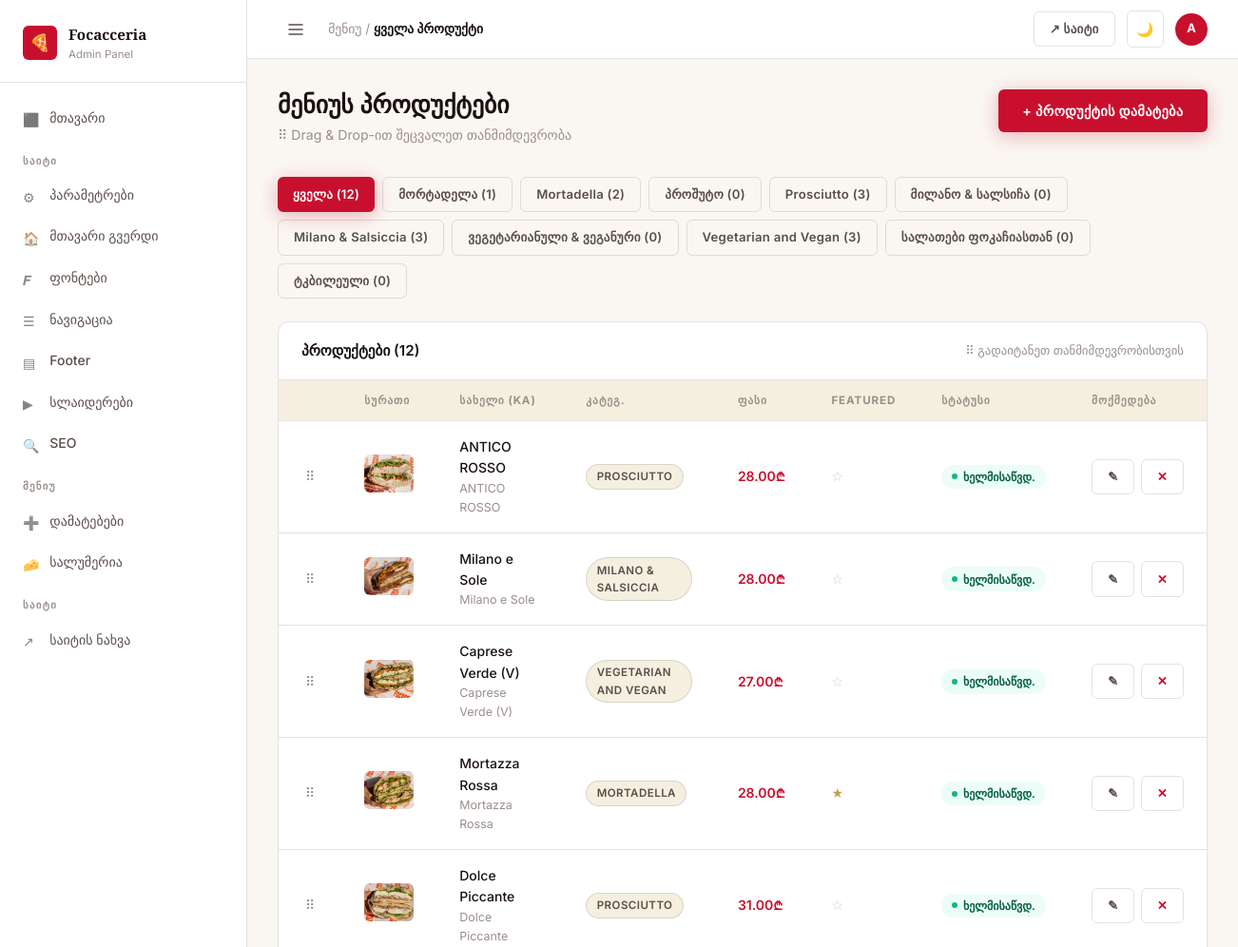
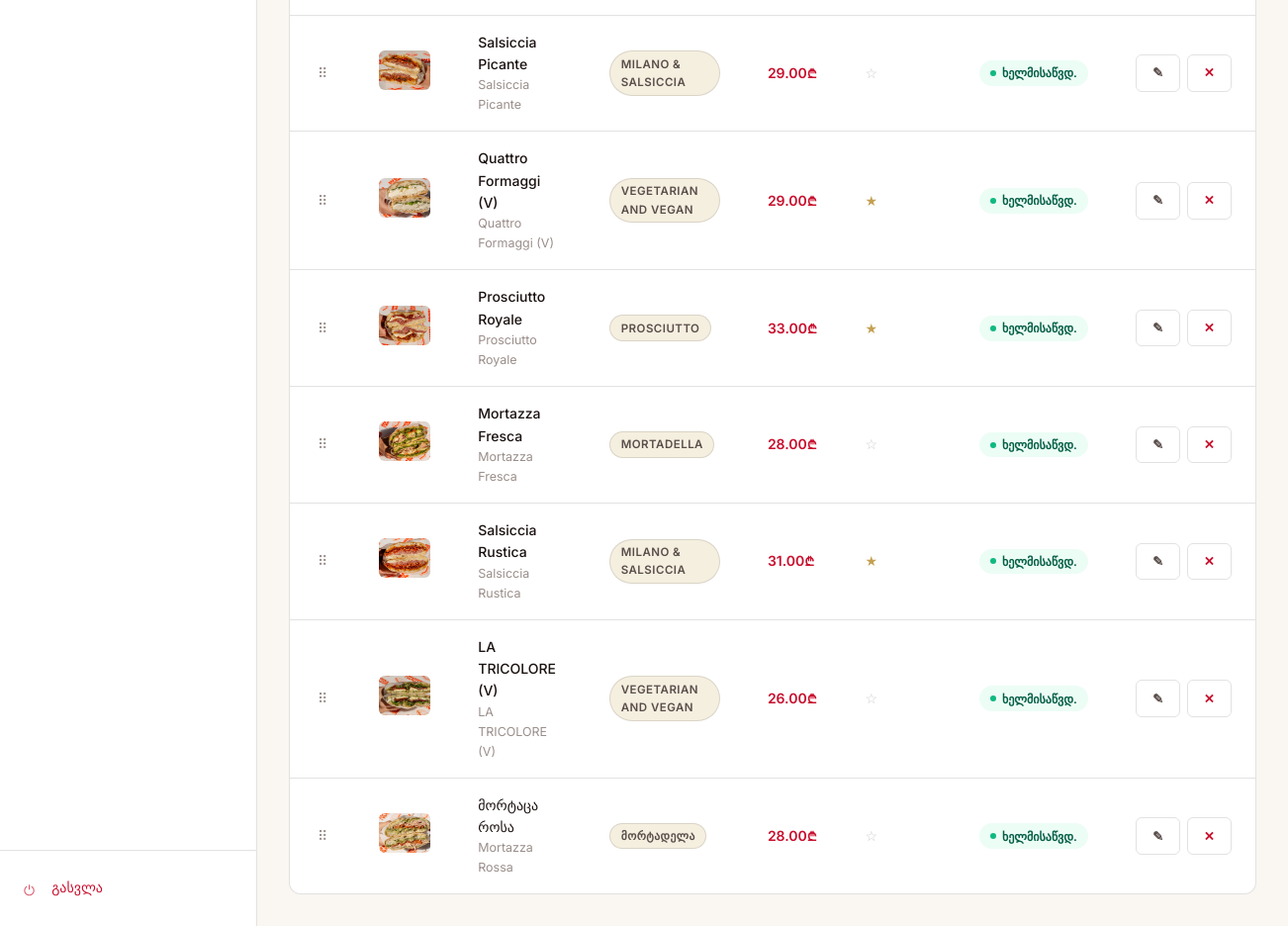
Screenshot of /dashboard/menu/items/ (signed in) with the database file from the repository (2 pictures, top to bottom).
### menu/models.py (models this page shows, shortened)
class MenuCategory(models.Model):
    PAGE_CHOICES = [
        ('menu', 'Menu'),
        ('salumeria', 'Salumeria'),
    ]
    name_ka = models.CharField(max_length=100)
    name_en = models.CharField(max_length=100)
    slug = models.SlugField(unique=True)
    description_ka = models.TextField(blank=True)
    description_en = models.TextField(blank=True)
    page = models.CharField(max_length=20, choices=PAGE_CHOICES, default='menu')
    order = models.PositiveIntegerField(default=0)
    is_active = models.BooleanField(default=True)
    class Meta:
        ordering = ['order']
        verbose_name_plural = 'Menu Categories'

class MenuItem(models.Model):
    UNIT_CHOICES = [
        ('', 'ერთეული'),
        ('100g', '100 გრ'),
        ('portion', 'პორცია'),
    ]
    category = models.ForeignKey(MenuCategory, on_delete=models.CASCADE, related_name='items')
    name_ka = models.CharField(max_length=200)
    name_en = models.CharField(max_length=200)
    description_ka = models.TextField(blank=True)
    description_en = models.TextField(blank=True)
    price = models.DecimalField(max_digits=8, decimal_places=2)
    price_unit = models.CharField(max_length=20, choices=UNIT_CHOICES, blank=True)
    image = models.ImageField(upload_to='menu/', blank=True, null=True)
    order = models.PositiveIntegerField(default=0)
    is_available = models.BooleanField(default=True)
    is_featured = models.BooleanField(default=False)
    tags = models.CharField(max_length=200, blank=True, help_text='Comma-separated tags: vegan, vegetarian, spicy, new')
    badge_ka = models.CharField(max_length=50, blank=True, help_text='e.g. ახალი, ყველაზე პოპ.')
    badge_en = models.CharField(max_length=50, blank=True, help_text='e.g. New, Most Popular')
    class Meta:
        ordering = ['order']

### dashboard/views.py (the view)
# urls.py: path('menu/items/', views.menu_items, name='menu_items'),
@login_required
def menu_items(request, category_pk=None):
    categories = MenuCategory.objects.all()
    if category_pk:
        category = get_object_or_404(MenuCategory, pk=category_pk)
        items = MenuItem.objects.filter(category=category)
    else:
        category = None
        items = MenuItem.objects.select_related('category').all()
    return render(request, 'dashboard/menu_items.html', {
        'items': items,
        'categories': categories,
        'active_category': category,
    })

### core/models.py (called while the page is built)
    @classmethod
    def get_settings(cls):
        obj, _ = cls.objects.get_or_create(pk=1)
        return obj

    @classmethod
    def get_settings(cls):
        obj, _ = cls.objects.get_or_create(pk=1)
        return obj

### templates/dashboard/menu_items.html (shortened to what this page needs)
{% extends 'dashboard/base.html' %}
{% block breadcrumb %}მენიუ / <strong>{% if active_category %}{{ active_category.name_ka }}{% else %}ყველა პროდუქტი{% endif %}</strong>{% endblock %}
{% block content %}
<div class="page-header">
  <div>
    <h1 class="page-title">
      {% if active_category %}{{ active_category.name_ka }}{% else %}მენიუს პროდუქტები{% endif %}
    </h1>
    <p class="page-subtitle">⠿ Drag & Drop-ით შეცვალეთ თანმიმდევრობა</p>
  </div>
  <a href="{% url 'item_add' %}" class="btn btn-primary">+ პროდუქტის დამატება</a>
</div>
<div style="display:flex;gap:.5rem;flex-wrap:wrap;margin-bottom:1.5rem;">
  <a href="{% url 'menu_items' %}"
     class="btn btn-sm {% if not active_category %}btn-primary{% else %}btn-ghost{% endif %}">
    ყველა ({{ items|length }})
  </a>
  {% for cat in categories %}
  <a href="{% url 'menu_items_by_category' cat.pk %}"
     class="btn btn-sm {% if active_category.pk == cat.pk %}btn-primary{% else %}btn-ghost{% endif %}">
    {{ cat.name_ka }} ({{ cat.items.count }})
  </a>
  {% endfor %}
</div>
{% if items %}
<div class="table-card">
  <div class="table-card-header">
    <span class="table-card-title">პროდუქტები ({{ items|length }})</span>
    <span style="font-size:.8rem;color:var(--text-muted);">⠿ გადაიტანეთ თანმიმდევრობისთვის</span>
  </div>
  <table class="data-table">
    <thead>
      <tr>
        <th style="width:40px;"></th>
        <th>სურათი</th>
        <th>სახელი (KA)</th>
        <th>კატეგ.</th>
        <th>ფასი</th>
        <th>Featured</th>
        <th>სტატუსი</th>
        <th>მოქმედება</th>
      </tr>
    </thead>
    <tbody data-sortable data-reorder-url="{% url 'item_reorder' %}">
      {% for item in items %}
      <tr data-id="{{ item.pk }}">
        <td><span class="drag-handle">⠿</span></td>
        <td>
          {% if item.image %}
          <img src="{{ item.image.url }}" style="width:52px;height:40px;object-fit:cover;border-radius:var(--radius-sm);">
          {% else %}
          <div style="width:52px;height:40px;background:var(--bg-surface);border-radius:var(--radius-sm);display:flex;align-items:center;justify-content:center;font-size:1.2rem;">🥪</div>
          {% endif %}
        </td>
        <td>
          <div style="font-weight:500;">{{ item.name_ka }}</div>
          <div style="font-size:.78rem;color:var(--text-muted);">{{ item.name_en }}</div>
        </td>
        <td>
          <span class="badge badge-ghost" style="font-size:.72rem;">{{ item.category.name_ka }}</span>
        </td>
        <td style="font-weight:600;color:var(--accent);">{{ item.price }}₾</td>
        <td>
          {% if item.is_featured %}
          <span style="color:var(--oro);">★</span>
          {% else %}
          <span style="color:var(--border-strong);">☆</span>
          {% endif %}
        </td>
        <td>
          {% if item.is_available %}
          <span class="status-pill status-active">ხელმისაწვდ.</span>
          {% else %}
          <span class="status-pill status-inactive">მიუწვდ.</span>
          {% endif %}
        </td>
        <td>
          <div class="td-actions">
            <a href="{% url 'item_edit' item.pk %}" class="btn btn-ghost btn-sm">✎</a>
            <a href="{% url 'item_delete' item.pk %}" class="btn btn-ghost btn-sm" style="color:var(--accent);"
               data-confirm="პროდუქტის წაშლა?">✕</a>
          </div>
        </td>
      </tr>
      {% endfor %}
    </tbody>
  </table>
</div>
{% endif %}
{% endblock %}

### templates/dashboard/base.html (shortened to what this page needs)
<!DOCTYPE html>
<html lang="ka" data-theme="light">
<head>
  {% load static %}
  <link rel="stylesheet" href="{% static 'css/brand.css' %}">
  <link rel="stylesheet" href="{% static 'css/dashboard.css' %}">
</head>
<body>
{% load static %}
<div class="db-layout">
  <aside class="db-sidebar">
    <div class="sidebar-brand">
      <div class="sidebar-brand-logo">🍕</div>
      <div class="sidebar-brand-text">
        <div class="sidebar-brand-name">Focacceria</div>
        <div class="sidebar-brand-sub">Admin Panel</div>
      </div>
    </div>
    <nav class="sidebar-nav">
      <div class="nav-section">
        <a href="{% url 'dashboard_home' %}" class="nav-link {% block nav_home %}{% endblock %}">
          <span class="icon">⬛</span> მთავარი
        </a>
      </div>
      <div class="nav-section">
        <div class="nav-section-label">საიტი</div>
        <a href="{% url 'site_settings' %}" class="nav-link {% block nav_settings %}{% endblock %}">
          <span class="icon">⚙</span> პარამეტრები
        </a>
        <a href="{% url 'homepage_settings' %}" class="nav-link {% block nav_homepage %}{% endblock %}">
          <span class="icon">🏠</span> მთავარი გვერდი
        </a>
        <a href="{% url 'font_settings' %}" class="nav-link {% block nav_fonts %}{% endblock %}">
          <span class="icon">𝑭</span> ფონტები
        </a>
        <a href="{% url 'navigation' %}" class="nav-link {% block nav_navigation %}{% endblock %}">
          <span class="icon">☰</span> ნავიგაცია
        </a>
        <a href="{% url 'footer' %}" class="nav-link {% block nav_footer %}{% endblock %}">
          <span class="icon">▤</span> Footer
        </a>
        <a href="{% url 'sliders' %}" class="nav-link {% block nav_sliders %}{% endblock %}">
          <span class="icon">▶</span> სლაიდერები
        </a>
        <a href="{% url 'seo_settings' %}" class="nav-link {% block nav_seo %}{% endblock %}">
          <span class="icon">🔍</span> SEO
        </a>
      </div>
      <div class="nav-section">
        <div class="nav-section-label">მენიუ</div>
        <a href="{% url 'addons' %}" class="nav-link {% block nav_addons %}{% endblock %}">
          <span class="icon">➕</span> დამატებები
        </a>
        <a href="{% url 'salumeria_dashboard' %}" class="nav-link {% block nav_salumeria %}{% endblock %}">
          <span class="icon">🧀</span> სალუმერია
        </a>
      </div>
      <div class="nav-section">
        <div class="nav-section-label">საიტი</div>
        <a href="/" target="_blank" class="nav-link">
          <span class="icon">↗</span> საიტის ნახვა
        </a>
      </div>
    </nav>
    <div class="sidebar-footer">
      <a href="{% url 'dashboard_logout' %}" class="nav-link" style="color:var(--accent);">
        <span class="icon">⏻</span> გასვლა
      </a>
    </div>
  </aside>
  <div class="db-main">
    <header class="db-topbar">
      <div class="topbar-left">
        <button class="btn btn-ghost btn-icon" data-sidebar-toggle style="border:none;">
          <svg width="18" height="18" viewBox="0 0 18 18" fill="none">
            <path d="M2 4h14M2 9h14M2 14h14" stroke="currentColor" stroke-width="1.5" stroke-linecap="round"/>
          </svg>
        </button>
        <div class="topbar-breadcrumb">
          {% block breadcrumb %}<strong>Dashboard</strong>{% endblock %}
        </div>
      </div>
      <div class="topbar-right">
        <a href="/" target="_blank" class="btn btn-ghost btn-sm">↗ საიტი</a>
        <button class="btn btn-ghost btn-icon" data-theme-toggle title="Toggle theme">
          <span data-theme-icon>🌙</span>
        </button>
        <div class="topbar-avatar" title="{{ request.user.username }}">
          {{ request.user.username|first|upper }}
        </div>
      </div>
    </header>
    <main class="db-content">
      {% block content %}{% endblock %}
    </main>
  </div>
</div>
</body>
</html>

### static/css/brand.css (style rules this page uses)
:root { --rosso: #C8102E; --rosso-dark: #A00C23; --rosso-light: #E8203E; --rosso-pale: #fceaed; --nero: #1A1210; --nero-soft: #2A2220; --charcoal: #3A3230; --crema: #F5EFE0; --crema-dark: #EDE4D0; --crema-light: #FAF7F2; --oro: #C4A052; --oro-dark: #A8843A; --oro-light: #D4B870; --white: #FFFFFF; --off-white: #FDF9F4; --font-serif: 'Playfair Display', 'Georgia', serif; --font-sans: 'Inter', 'Segoe UI', system-ui, sans-serif; --radius-sm: 6px; --radius-md: 12px; --radius-lg: 20px; --radius-xl: 32px; --shadow-sm: 0 1px 3px rgba(0,0,0,.08), 0 1px 2px rgba(0,0,0,.06); --shadow-md: 0 4px 16px rgba(0,0,0,.10), 0 2px 6px rgba(0,0,0,.07); --shadow-lg: 0 12px 40px rgba(0,0,0,.14), 0 4px 12px rgba(0,0,0,.08); --shadow-rosso: 0 4px 20px rgba(200,16,46,.30); --ease: cubic-bezier(.4,0,.2,1); --transition: .2s var(--ease); }
[data-theme="light"], :root { --bg: var(--crema-light); --bg-card: var(--white); --bg-surface: var(--crema); --bg-hover: var(--crema-dark); --border: rgba(26,18,16,.12); --border-strong: rgba(26,18,16,.22); --text-primary: var(--nero); --text-secondary: #5A4E4A; --text-muted: #9A8E8A; --text-inverse: var(--white); --accent: var(--rosso); --accent-hover: var(--rosso-dark); --accent-pale: var(--rosso-pale); }
*, *::before, *::after { box-sizing: border-box; margin: 0; padding: 0; }
html { font-size: 16px; scroll-behavior: smooth; -webkit-font-smoothing: antialiased; }
body { font-family: var(--font-sans); background: var(--bg); color: var(--text-primary); line-height: 1.6; transition: background var(--transition), color var(--transition); }
h1, h2, h3, h4, h5, h6 { font-family: var(--font-serif); line-height: 1.25; color: var(--text-primary); }
h1 { font-size: clamp(2rem, 5vw, 3.5rem); }
p { color: var(--text-secondary); line-height: 1.7; }
a { color: var(--accent); text-decoration: none; transition: color var(--transition); }
.badge { display: inline-block; padding: .2rem .65rem; border-radius: 50px; font-size: .72rem; font-weight: 600; letter-spacing: .04em; text-transform: uppercase; }
.badge-ghost { background: var(--bg-surface); color: var(--text-secondary); border: 1px solid var(--border); }
.btn { display: inline-flex; align-items: center; gap: .5rem; padding: .7rem 1.6rem; border-radius: var(--radius-sm); font-family: var(--font-sans); font-size: .9rem; font-weight: 600; letter-spacing: .02em; cursor: pointer; border: none; transition: all var(--transition); white-space: nowrap; }
.btn-primary { background: var(--accent); color: #fff; box-shadow: var(--shadow-rosso); }
.btn-ghost { background: transparent; color: var(--text-secondary); border: 1.5px solid var(--border); }
.btn-sm { padding: .45rem 1rem; font-size: .82rem; }
.btn-icon { padding: .6rem; border-radius: var(--radius-sm); }

### rows the page displays
MenuCategory: name_ka "მორტადელა", items.count "1"
MenuCategory: name_ka "Mortadella", items.count "2"
MenuCategory: name_ka "პროშუტო", items.count "0"
MenuCategory: name_ka "Prosciutto", items.count "3"
MenuCategory: name_ka "მილანო & სალსიჩა", items.count "0"
MenuCategory: name_ka "Milano & Salsiccia", items.count "3"
MenuCategory: name_ka "ვეგეტარიანული & ვეგანური", items.count "0"
MenuCategory: name_ka "Vegetarian and Vegan", items.count "3"
MenuCategory: name_ka "სალათები ფოკაჩიასთან", items.count "0"
MenuCategory: name_ka "ტკბილეული", items.count "0"
MenuItem: image (picture), name_ka "ANTICO ROSSO", name_en "ANTICO ROSSO", category.name_ka "PROSCIUTTO", price "28.00", is_available "ხელმისაწვდ."
MenuItem: image (picture), name_ka "Milano e Sole", name_en "Milano e Sole", category.name_ka "MILANO & SALSICCIA", price "28.00", is_available "ხელმისაწვდ."
MenuItem: image (picture), name_ka "Caprese Verde (V)", name_en "Caprese Verde (V)", category.name_ka "VEGETARIAN AND VEGAN", price "27.00", is_available "ხელმისაწვდ."
MenuItem: image (picture), name_ka "Mortazza Rossa", name_en "Mortazza Rossa", category.name_ka "MORTADELLA", price "28.00", is_available "ხელმისაწვდ."
MenuItem: image (picture), name_ka "Dolce Piccante", name_en "Dolce Piccante", category.name_ka "PROSCIUTTO", price "31.00", is_available "ხელმისაწვდ."
MenuItem: image (picture), name_ka "Salsiccia Picante", name_en "Salsiccia Picante", category.name_ka "MILANO & SALSICCIA", price "29.00", is_available "ხელმისაწვდ."
MenuItem: image (picture), name_ka "Quattro Formaggi (V)", name_en "Quattro Formaggi (V)", category.name_ka "VEGETARIAN AND VEGAN", price "29.00", is_available "ხელმისაწვდ."
MenuItem: image (picture), name_ka "Prosciutto Royale", name_en "Prosciutto Royale", category.name_ka "PROSCIUTTO", price "33.00", is_available "ხელმისაწვდ."
MenuItem: image (picture), name_ka "Mortazza Fresca", name_en "Mortazza Fresca", category.name_ka "MORTADELLA", price "28.00", is_available "ხელმისაწვდ."
MenuItem: image (picture), name_ka "Salsiccia Rustica", name_en "Salsiccia Rustica", category.name_ka "MILANO & SALSICCIA", price "31.00", is_available "ხელმისაწვდ."
MenuItem: image (picture), name_ka "LA TRICOLORE (V)", name_en "LA TRICOLORE (V)", category.name_ka "VEGETARIAN AND VEGAN", price "26.00", is_available "ხელმისაწვდ."
MenuItem: image (picture), name_ka "მორტაცა როსა", name_en "Mortazza Rossa", category.name_ka "ᲛᲝᲠᲢᲐᲓᲔᲚᲐ", price "28.00", is_available "ხელმისაწვდ."

### other values shown
{{ request.user.username|first|upper }} "A"
{{ items|length }} "12"
